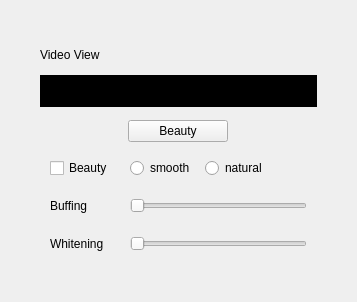
           <widget class="QWidget" name="page_beauty">
            <layout class="QVBoxLayout" name="verticalLayout_5">
             <property name="spacing">
              <number>5</number>
             </property>
             <property name="leftMargin">
              <number>40</number>
             </property>
             <property name="topMargin">
              <number>40</number>
             </property>
             <property name="rightMargin">
              <number>40</number>
             </property>
             <property name="bottomMargin">
              <number>40</number>
             </property>
             <item>
              <widget class="QLabel" name="label_2">
               <property name="minimumSize">
                <size>
                 <width>0</width>
                 <height>30</height>
                </size>
               </property>
               <property name="text">
                <string>Video View</string>
               </property>
              </widget>
             </item>
             <item>
              <widget class="QWidget" name="video_beauty_bg_widget" native="true">
               <property name="minimumSize">
                <size>
                 <width>0</width>
                 <height>0</height>
                </size>
               </property>
               <property name="styleSheet">
                <string notr="true">background-color: rgb(0, 0, 0);</string>
               </property>
               <layout class="QHBoxLayout" name="horizontalLayout_30">
                <property name="spacing">
                 <number>0</number>
                </property>
                <property name="leftMargin">
                 <number>0</number>
                </property>
                <property name="topMargin">
                 <number>0</number>
                </property>
                <property name="rightMargin">
                 <number>0</number>
                </property>
                <property name="bottomMargin">
                 <number>0</number>
                </property>
                <item>
                 <widget class="QStackedWidget" name="stackedWidget_beauty">
                  <property name="maximumSize">
                   <size>
                    <width>430</width>
                    <height>16777215</height>
                   </size>
                  </property>
                  <property name="styleSheet">
                   <string notr="true">background-color: rgb(0, 0, 0);</string>
                  </property>
                  <widget class="QWidget" name="loading_bg_wgt_beauty">
                   <layout class="QHBoxLayout" name="horizontalLayout_7">
                    <item>
                     <widget class="QLabel" name="loading_beauty">
                      <property name="maximumSize">
                       <size>
                        <width>50</width>
                        <height>50</height>
                       </size>
                      </property>
                      <property name="text">
                       <string/>
                      </property>
                     </widget>
                    </item>
                   </layout>
                  </widget>
                  <widget class="QWidget" name="video_view_beauty">
                   <property name="minimumSize">
                    <size>
                     <width>0</width>
                     <height>0</height>
                    </size>
                   </property>
                   <property name="maximumSize">
                    <size>
                     <width>16777215</width>
                     <height>16777215</height>
                    </size>
                   </property>
                  </widget>
                 </widget>
                </item>
               </layout>
              </widget>
             </item>
             <item>
              <widget class="QWidget" name="widget_beauty_setting" native="true">
               <property name="minimumSize">
                <size>
                 <width>0</width>
                 <height>150</height>
                </size>
               </property>
               <layout class="QVBoxLayout" name="verticalLayout_18">
                <property name="spacing">
                 <number>0</number>
                </property>
                <property name="leftMargin">
                 <number>0</number>
                </property>
                <property name="topMargin">
                 <number>0</number>
                </property>
                <property name="rightMargin">
                 <number>0</number>
                </property>
                <property name="bottomMargin">
                 <number>0</number>
                </property>
                <item>
                 <widget class="QWidget" name="widget_26" native="true">
                  <layout class="QHBoxLayout" name="horizontalLayout_13">
                   <property name="spacing">
                    <number>0</number>
                   </property>
                   <property name="leftMargin">
                    <number>0</number>
                   </property>
                   <property name="topMargin">
                    <number>0</number>
                   </property>
                   <property name="rightMargin">
                    <number>0</number>
                   </property>
                   <property name="bottomMargin">
                    <number>0</number>
                   </property>
                   <item>
                    <widget class="QPushButton" name="btn_beauty">
                     <property name="maximumSize">
                      <size>
                       <width>100</width>
                       <height>16777215</height>
                      </size>
                     </property>
                     <property name="text">
                      <string>Beauty</string>
                     </property>
                     <property name="checkable">
                      <bool>false</bool>
                     </property>
                     <property name="checked">
                      <bool>false</bool>
                     </property>
                    </widget>
                   </item>
                  </layout>
                 </widget>
                </item>
                <item>
                 <widget class="QWidget" name="widget_18" native="true">
                  <layout class="QHBoxLayout" name="horizontalLayout_22">
                   <property name="spacing">
                    <number>10</number>
                   </property>
                   <property name="leftMargin">
                    <number>10</number>
                   </property>
                   <property name="topMargin">
                    <number>0</number>
                   </property>
                   <property name="rightMargin">
                    <number>10</number>
                   </property>
                   <property name="bottomMargin">
                    <number>0</number>
                   </property>
                   <item>
                    <widget class="QCheckBox" name="ckbox_beauty">
                     <property name="minimumSize">
                      <size>
                       <width>70</width>
                       <height>0</height>
                      </size>
                     </property>
                     <property name="text">
                      <string>Beauty</string>
                     </property>
                    </widget>
                   </item>
                   <item>
                    <widget class="QRadioButton" name="radioButton_smooth">
                     <property name="maximumSize">
                      <size>
                       <width>110</width>
                       <height>16777215</height>
                      </size>
                     </property>
                     <property name="text">
                      <string>smooth</string>
                     </property>
                    </widget>
                   </item>
                   <item>
                    <widget class="QRadioButton" name="radioButton_natural">
                     <property name="maximumSize">
                      <size>
                       <width>110</width>
                       <height>16777215</height>
                      </size>
                     </property>
                     <property name="text">
                      <string>natural</string>
                     </property>
                    </widget>
                   </item>
                   <item>
                    <spacer name="horizontalSpacer">
                     <property name="orientation">
                      <enum>Qt::Horizontal</enum>
                     </property>
                     <property name="sizeHint" stdset="0">
                      <size>
                       <width>40</width>
                       <height>20</height>
                      </size>
                     </property>
                    </spacer>
                   </item>
                  </layout>
                 </widget>
                </item>
                <item>
                 <widget class="QWidget" name="widget_19" native="true">
                  <layout class="QHBoxLayout" name="horizontalLayout_24">
                   <property name="spacing">
                    <number>10</number>
                   </property>
                   <property name="leftMargin">
                    <number>10</number>
                   </property>
                   <property name="topMargin">
                    <number>0</number>
                   </property>
                   <property name="rightMargin">
                    <number>10</number>
                   </property>
                   <property name="bottomMargin">
                    <number>0</number>
                   </property>
                   <item>
                    <widget class="QLabel" name="label_3">
                     <property name="minimumSize">
                      <size>
                       <width>70</width>
                       <height>0</height>
                      </size>
                     </property>
                     <property name="maximumSize">
                      <size>
                       <width>80</width>
                       <height>16777215</height>
                      </size>
                     </property>
                     <property name="text">
                      <string>Buffing</string>
                     </property>
                    </widget>
                   </item>
                   <item>
                    <widget class="QSlider" name="hSlider_Buffing">
                     <property name="orientation">
                      <enum>Qt::Horizontal</enum>
                     </property>
                    </widget>
                   </item>
                  </layout>
                 </widget>
                </item>
                <item>
                 <widget class="QWidget" name="widget_20" native="true">
                  <layout class="QHBoxLayout" name="horizontalLayout_29">
                   <property name="spacing">
                    <number>10</number>
                   </property>
                   <property name="leftMargin">
                    <number>10</number>
                   </property>
                   <property name="topMargin">
                    <number>0</number>
                   </property>
                   <property name="rightMargin">
                    <number>10</number>
                   </property>
                   <property name="bottomMargin">
                    <number>0</number>
                   </property>
                   <item>
                    <widget class="QLabel" name="label_4">
                     <property name="minimumSize">
                      <size>
                       <width>70</width>
                       <height>0</height>
                      </size>
                     </property>
                     <property name="text">
                      <string>Whitening</string>
                     </property>
                    </widget>
                   </item>
                   <item>
                    <widget class="QSlider" name="hSlider_Whitening">
                     <property name="minimumSize">
                      <size>
                       <width>0</width>
                       <height>25</height>
                      </size>
                     </property>
                     <property name="maximumSize">
                      <size>
                       <width>16777215</width>
                       <height>25</height>
                      </size>
                     </property>
                     <property name="orientation">
                      <enum>Qt::Horizontal</enum>
                     </property>
                    </widget>
                   </item>
                  </layout>
                 </widget>
                </item>
               </layout>
              </widget>
             </item>
            </layout>
           </widget>
